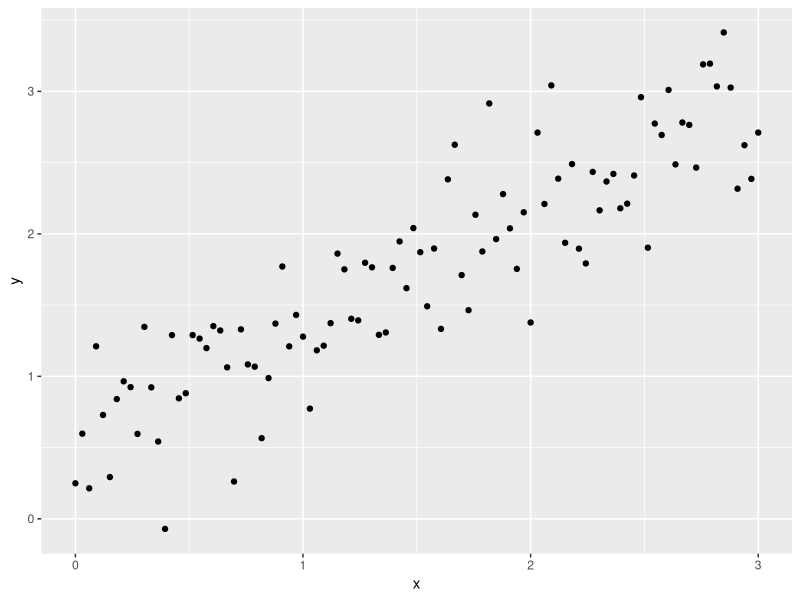
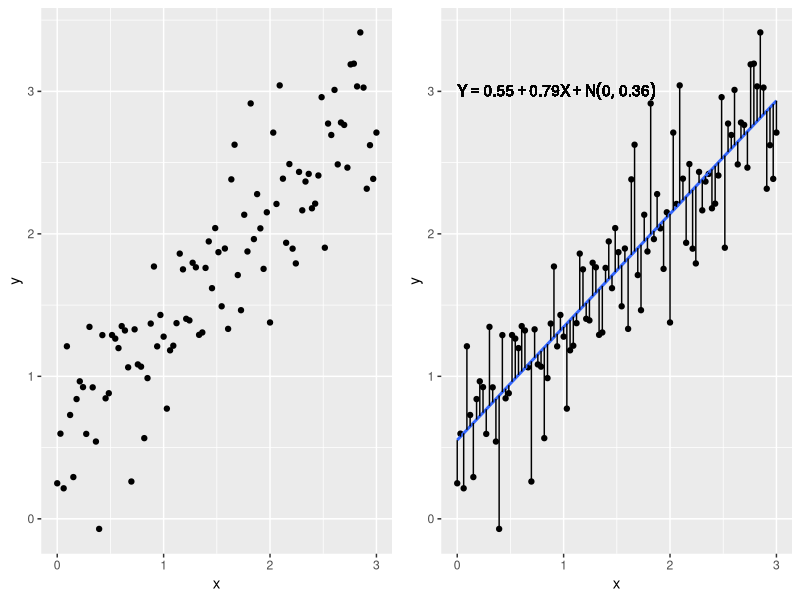
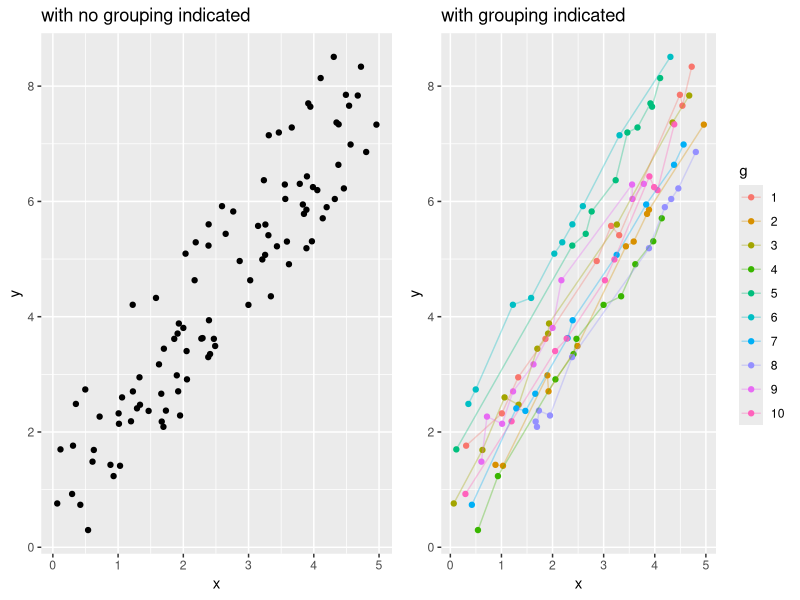
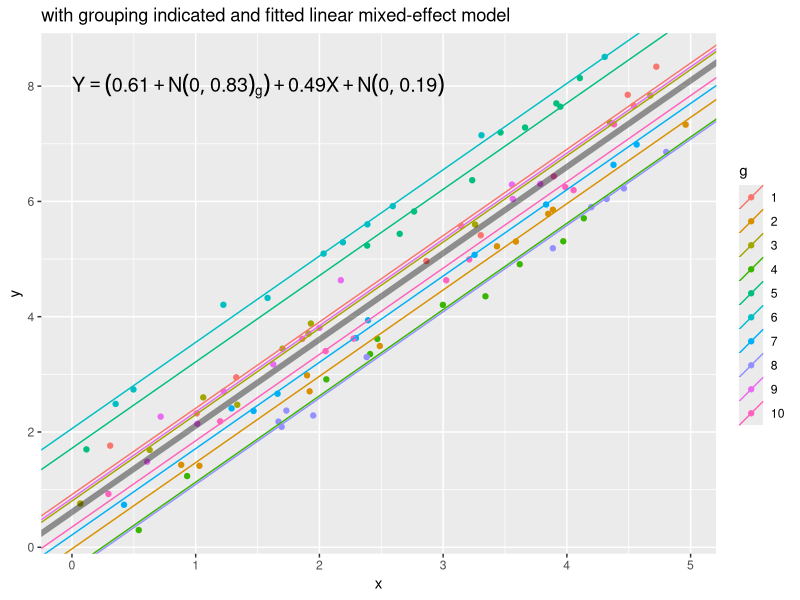
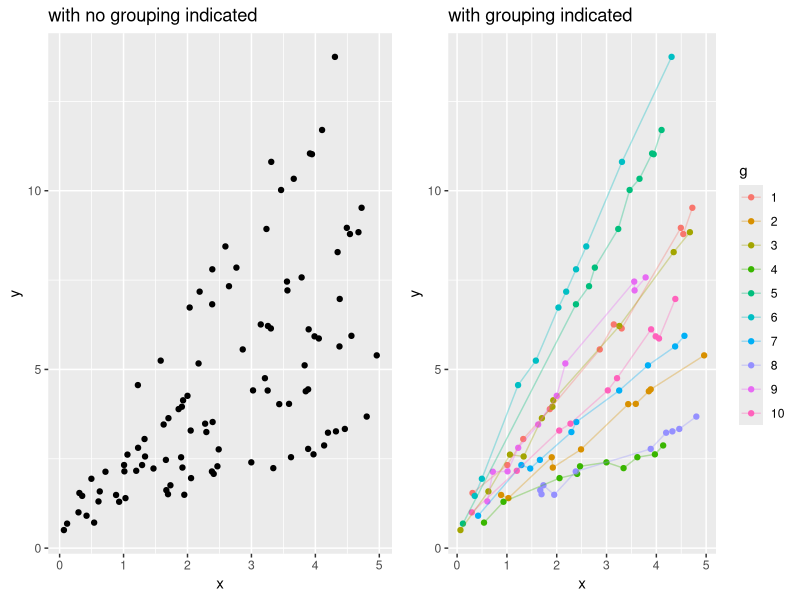
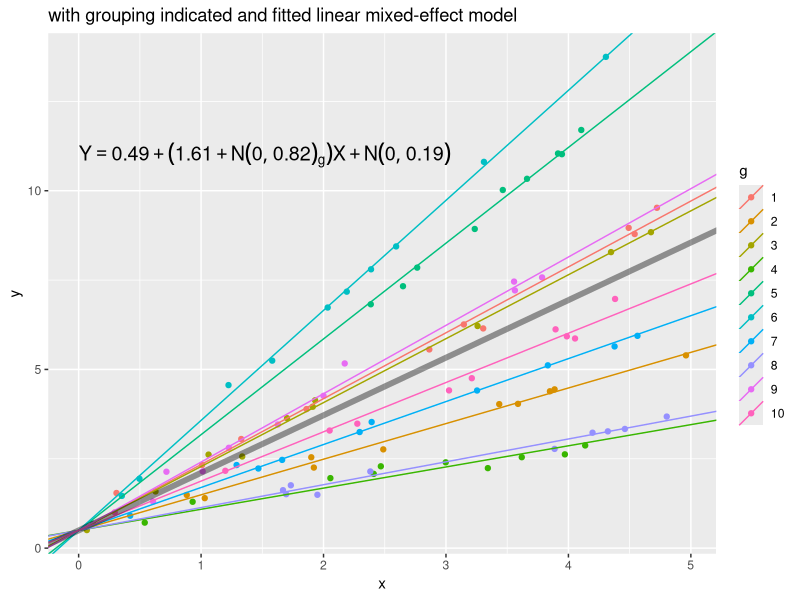
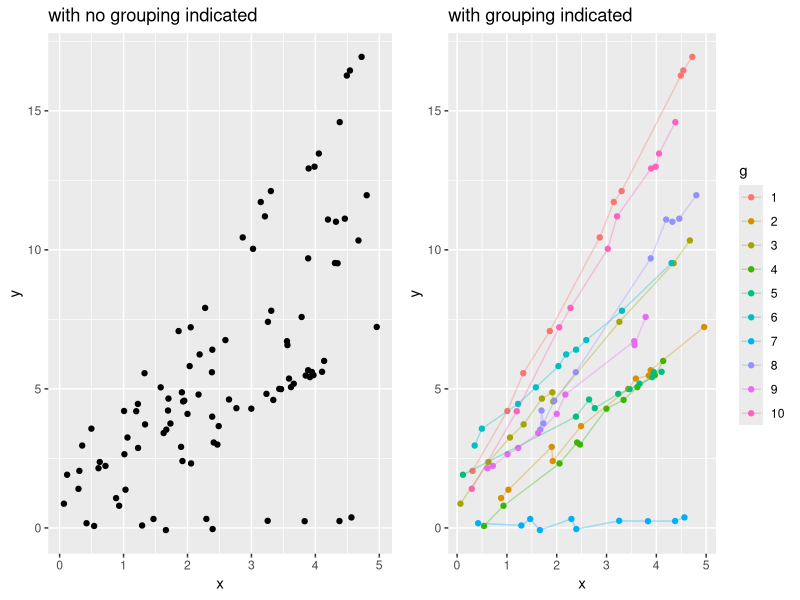
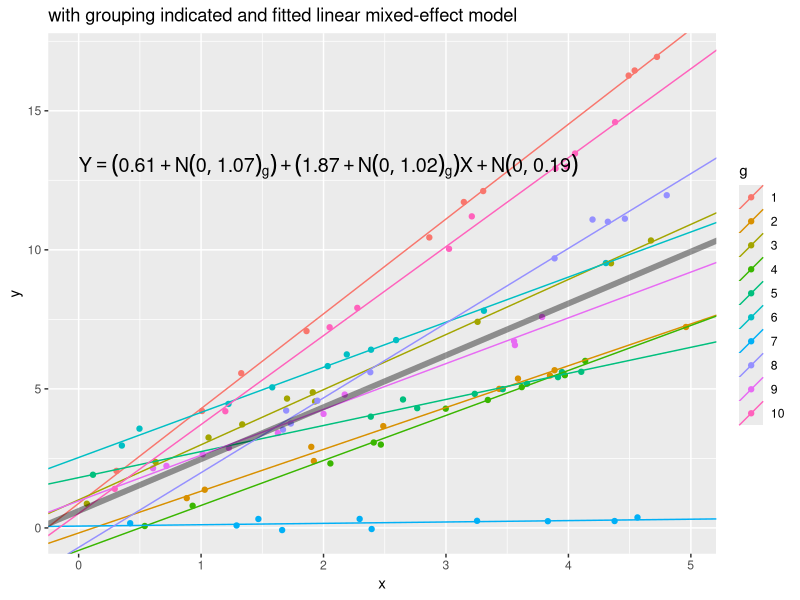

Source code (R) for these figures, in order:
## ---- chunk 1
knitr::opts_chunk$set(echo = TRUE)
## ---- chunk 2
options(digits = 4)
x <- seq(0,3,length.out = 100)
set.seed(1)
y <- 0.5 + 0.8*x + rnorm(100,sd = 0.4)
m1 <- lm(y ~ x)
dat <- data.frame(y, x, fit = fitted(m1))
library(ggplot2)
ggplot(dat, aes(x,y)) + geom_point()

## ---- chunk 3
m1 <- lm(y ~ x)
coef(m1) # model coefficients
summary(m1)$sigma # estimate of error standard deviation
## ---- chunk 4
library(gridExtra)
p1 <- ggplot(dat, aes(x,y)) + geom_point()

p2 <- ggplot(dat, aes(x,y)) + geom_point() + geom_smooth(method="lm",se=F) + 
  geom_segment(aes(x = x, y = y, xend = x, yend = fit)) +
  geom_text(data=NULL, aes(x=0,y=3,label="Y == 0.55 + 0.79*X + N(0,0.36)"), 
            parse=TRUE, hjust=0)
grid.arrange(p1, p2, nrow=1) # can also use ncol

## ---- chunk 5
n1 <- 10 # 10 subjects
n2 <- 10 # 10 obs per subject
g <- gl(n = n1, k = n2) # 10 levels repeated 10 times each
set.seed(1)
x <- as.vector(replicate(n1,round(sort(runif(n2, 0, 5)),3)))
b0 <- rnorm(n1, 0, 0.8) # random intercept
eps <- rnorm(length(g),0,0.2)
b <- b0[g]
y <- 0.5 + b + 1.5*x + eps
dat <- data.frame(g, x, y, b, eps)
p1 <- ggplot(dat, aes(x,y)) + geom_point() + labs(title="with no grouping indicated")
p2 <- ggplot(dat, aes(x,y, color=g)) + geom_point() + geom_line(alpha=1/3) + labs(title="with grouping indicated")
grid.arrange(p1, p2, nrow=1)
## ---- chunk 6
library(lme4) # package for fitting lme
lme1 <- lmer(y ~ x + (1 | g), data = dat)
fixef(lme1) # fixed effect estimates
VarCorr(lme1) # D and R estimates
## ---- chunk 7
lfits <- coef(lme1)$g
names(lfits)[1] <- "int"
lfits$g <- factor(1:10)
ggplot(dat, aes(x,y,color=g)) + geom_point() + 
  geom_abline(data=lfits, aes(intercept=int, slope=x, color=g)) +
  geom_abline(intercept=fixef(lme1)[1], slope=fixef(lme1)[2],size=2, alpha=0.4) +
  labs(title="with grouping indicated and fitted linear mixed-effect model") +
  annotate("text", x=0,y=8,label="Y == (0.61 + N(0,0.83)[g]) + 0.49*X  + N(0,0.19)", 
            parse=TRUE, hjust=0, size = 5)
## ---- chunk 8
# Random slopes
n1 <- 10 # 10 subjects
n2 <- 10 # 10 obs per subject
g <- gl(n = n1, k = n2) # 10 levels repeated 10 times each
set.seed(1)
x <- as.vector(replicate(n1,round(sort(runif(n2, 0, 5)),3)))
b1 <- rnorm(n1, 0, 0.8) # random slope
eps <- rnorm(length(g),0,0.2)
b <- b1[g]
y <- 0.5 + (1.5 + b)*x + eps
dat <- data.frame(g, x, y, b, eps)
p1 <- ggplot(dat, aes(x,y)) + geom_point() + labs(title="with no grouping indicated")
p2 <- ggplot(dat, aes(x,y, color=g)) + geom_point() + geom_line(alpha=1/3) + labs(title="with grouping indicated")
grid.arrange(p1, p2, nrow=1) 
## ---- chunk 9
lme2 <- lmer(y ~ x + (-1 + x | g), data = dat)
fixef(lme2) # fixed effect estimates
VarCorr(lme2) # D and R estimates
## ---- chunk 10
lfits <- coef(lme2)$g
names(lfits)[1] <- "int"
lfits$g <- factor(1:10)
ggplot(dat, aes(x,y,color=g)) + geom_point() + 
  geom_abline(data=lfits, aes(intercept=int, slope=x, color=g)) +
  geom_abline(intercept=fixef(lme2)[1], slope=fixef(lme2)[2],size=2, alpha=0.4) +
  labs(title="with grouping indicated and fitted linear mixed-effect model") +
  annotate("text", x=0,y=11,label="Y == 0.49 + (1.61 + N(0,0.82)[g])*X  + N(0,0.19)", 
            parse=TRUE, hjust=0, size = 5)
## ---- chunk 11
# Random intercepts and random slopes
n1 <- 10 # 10 subjects
n2 <- 10 # 10 obs per subject
g <- gl(n = n1, k = n2) # 10 levels repeated 10 times each
set.seed(1)
x <- as.vector(replicate(n1,round(sort(runif(n2, 0, 5)),3)))
b0 <- rnorm(n1, 0, 1) # random intercept
b1 <- rnorm(n1, 0, 0.8) # random slope
eps <- rnorm(length(g),0,0.2)
b0 <- b0[g]
b1 <- b1[g]
y <- (0.5 + b0) + (1.5 + b1)*x + eps
dat <- data.frame(g, x, y, eps)
p1 <- ggplot(dat, aes(x,y)) + geom_point() + labs(title="with no grouping indicated")
p2 <- ggplot(dat, aes(x,y, color=g)) + geom_point() + geom_line(alpha=1/3) + labs(title="with grouping indicated")
grid.arrange(p1, p2, nrow=1)
## ---- chunk 12
lme3 <- lmer(y ~ x + (x | g), data = dat)
fixef(lme3) 
VarCorr(lme3) 
## ---- chunk 13
lfits <- coef(lme3)$g
names(lfits)[1] <- "int"
lfits$g <- factor(1:10)
ggplot(dat, aes(x,y,color=g)) + geom_point() + 
  geom_abline(data=lfits, aes(intercept=int, slope=x, color=g)) +
  geom_abline(intercept=fixef(lme3)[1], slope=fixef(lme3)[2],size=2, alpha=0.4) +
  labs(title="with grouping indicated and fitted linear mixed-effect model") +
  annotate("text", x=0,y=13,label="Y == (0.61 + N(0,1.07)[g]) + (1.87 + N(0,1.02)[g])*X  + N(0,0.19)", 
            parse=TRUE, hjust=0, size = 5)
## ---- chunk 14
library(lme4)
head(sleepstudy)
